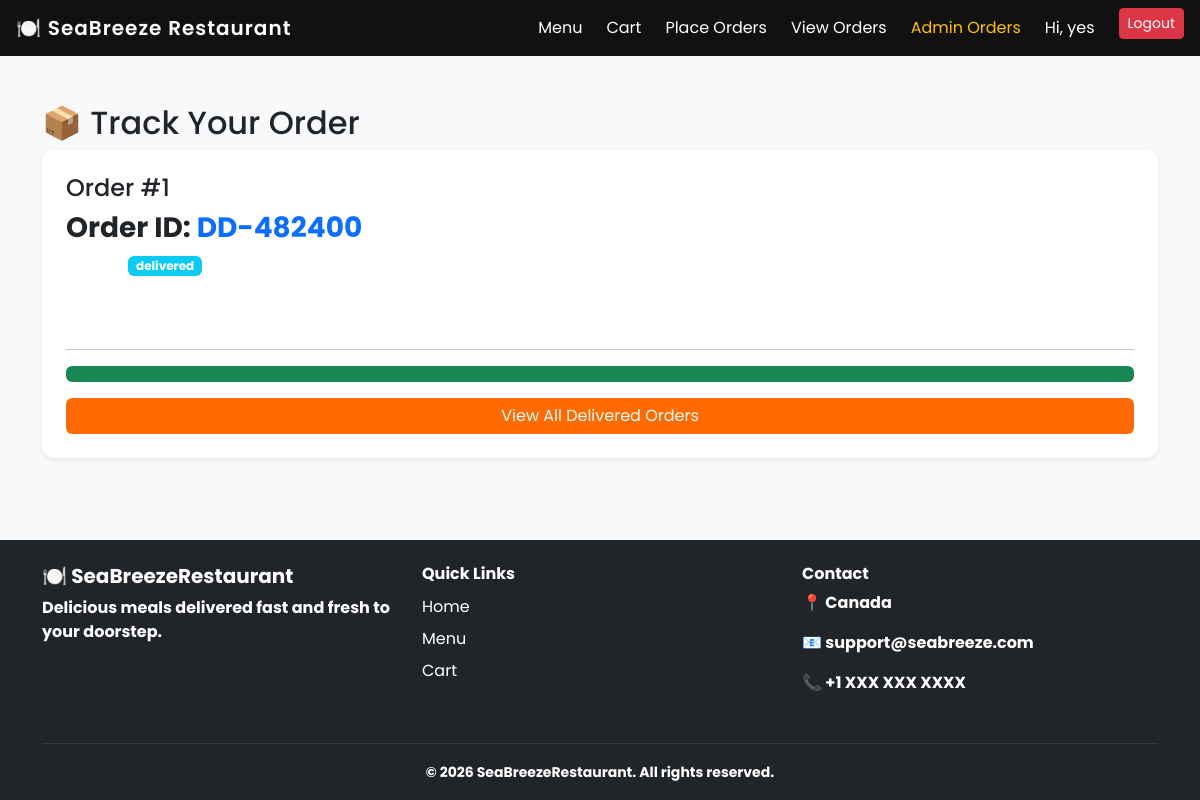
The page /track-order/1/ (signed in) on the database its author committed.
### restaurant/models.py (models this page shows, shortened)
class User(AbstractUser):
    phone = models.CharField(max_length=20, blank=True)
    address = models.TextField(blank=True)

class Order(models.Model):
    user = models.ForeignKey(User, on_delete=models.CASCADE)
    full_name = models.CharField(max_length=200)
    address = models.TextField()
    phone = models.CharField(max_length=20)
    total_price = models.DecimalField(max_digits=10, decimal_places=2)
    status = models.CharField(
        max_length=20,
        choices=[
            ('pending', 'Pending'),
            ('processing', 'Processing'),
            ('delivered', 'Delivered'),
        ],
        default='pending'
    )
    order_code = models.CharField(max_length=20, unique=True, blank=True)
    created = models.DateTimeField(auto_now_add=True)

### restaurant/views.py (the view)
# urls.py: path('track-order/<int:order_id>/', views.track_order_view, name='track_order'),
@login_required
def track_order_view(request, order_id):
    order = get_object_or_404(Order, id=order_id, user=request.user)
    return render(request, 'restaurant/track_order.html', {'order': order})

### templates/restaurant/track_order.html (shortened to what this page needs)
{% extends 'restaurant/base.html' %}
{% block content %}
<h2>📦 Track Your Order</h2>
<div class="card p-4 shadow-sm">
    <h4>Order #{{ order.id }}</h4>
    <h3 class="fw-bold">
    Order ID: <span class="text-primary">{{ order.order_code }}</span>
</h3>
    <p><strong>Status:</strong>
        <span class="badge bg-info">
            {{ order.status }}
        </span>
    </p>
    <p><strong>Total:</strong> ${{ order.total_price }}</p>
    <hr>
    <div class="progress">
        {% if order.status == "pending" %}
            <div class="progress-bar bg-warning" style="width: 30%"></div>
        {% elif order.status == "processing" %}
            <div class="progress-bar bg-primary" style="width: 60%"></div>
        {% else %}
            <div class="progress-bar bg-success" style="width: 100%"></div>
        {% endif %}
    </div>
    {% if order.status == "delivered" %}
        <a href="{% url 'user_orders' %}" class="btn btn-success mt-3">
            View All Delivered Orders
        </a>
    {% endif %}
</div>
{% endblock %}

### templates/restaurant/base.html (shortened to what this page needs)
<!DOCTYPE html>
<html>
<head>
    <link href="https://cdn.jsdelivr.net/npm/bootstrap@5.3.0/dist/css/bootstrap.min.css" rel="stylesheet">
</head>
<body>
<nav class="navbar navbar-expand-lg navbar-dark px-3">
    <a class="navbar-brand" href="/">🍽️ SeaBreeze Restaurant</a>
    <div class="collapse navbar-collapse" id="navbarContent">
        <ul class="navbar-nav ms-auto text-center text-lg-end gap-lg-2">
            <li class="nav-item">
                <a class="nav-link text-white" href="/">Menu</a>
            </li>
            <li class="nav-item">
                <a class="nav-link text-white" href="/cart/">Cart</a>
            </li>
            {% if user.is_authenticated %}
                <li class="nav-item">
                    <a class="nav-link text-white" href="/menu/">Place Orders</a>
                </li>
                <li class="nav-item">
                    <a class="nav-link text-white" href="{% url 'user_orders' %}">View Orders</a>
                </li>
                {% if user.is_staff %}
                <li class="nav-item">
                    <a class="nav-link text-warning" href="{% url 'admin_orders' %}">
                        Admin Orders
                    </a>
                </li>
                {% endif %}
                <li class="nav-item">
                    <span class="nav-link text-white">Hi, {{ user.username }}</span>
                </li>
                <li class="nav-item">
                    <a class="btn btn-sm btn-danger ms-lg-2" href="{% url 'logout' %}">
                        Logout
                    </a>
                </li>
            {% endif %}
        </ul>
    </div>
</nav>
<div class="page-content">
    <div class="container mt-5">
        {% block content %}{% endblock %}
    </div>
</div>
<footer class="bg-dark text-white mt-5 pt-4 pb-3">
    <div class="container">
        <div class="row">
            <div class="col-12 col-md-4 mb-3">
                <h5 class="fw-bold">🍽️ SeaBreezeRestaurant</h5>
                <p class="fw-bold">
                    Delicious meals delivered fast and fresh to your doorstep.
                </p>
            </div>
            <div class="col-12 col-md-4 mb-3">
                <h6 class="fw-bold">Quick Links</h6>
                <ul class="list-unstyled">
                    <li><a href="/" class="text-white text-decoration-none d-block py-1">Home</a></li>
                    <li><a href="/menu/" class="text-white text-decoration-none d-block py-1">Menu</a></li>
                    <li><a href="/cart/" class="text-white text-decoration-none d-block py-1">Cart</a></li>
                </ul>
            </div>
            <div class="col-12 col-md-4 mb-3">
                <h6 class="fw-bold">Contact</h6>
                <p class="fw-bold">📍 Canada</p>
                <p class="fw-bold">📧 support@seabreeze.com</p>
                <p class="fw-bold">📞 +1 XXX XXX XXXX</p>
            </div>
        </div>
        <hr class="border-secondary">
        <div class="text-center">
            <small class="fw-bold">
                © 2026 SeaBreezeRestaurant. All rights reserved.
            </small>
        </div>
    </div>
</footer>
</body>
</html>

### templates/restaurant/base.html (style rules this page uses)
html, body { height: 100%; }
body { font-family: 'Poppins', sans-serif; background-color: #f8f9fa; display: flex; flex-direction: column; }
.page-content { flex: 1; }
.navbar { background-color: #111 !important; }
.navbar-brand { font-weight: 600; letter-spacing: 1px; }
.card { border: none; border-radius: 12px; transition: 0.2s ease; }
.btn-success { background-color: #ff6b00; border: none; }
p { color: white; }

### rows shown on the page
User: username "yes"
Order: id "1", order_code "DD-482400", status "delivered"
